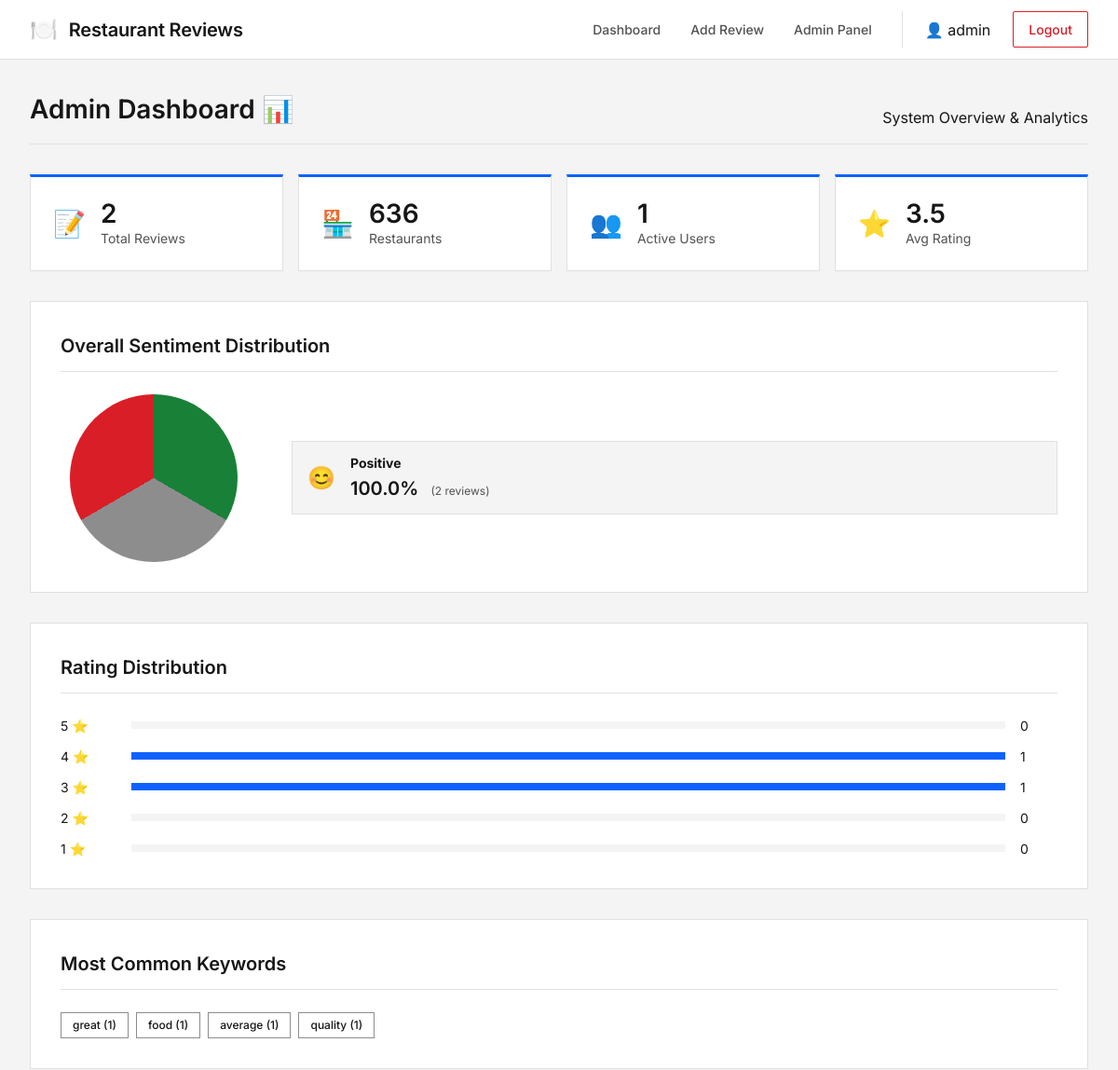
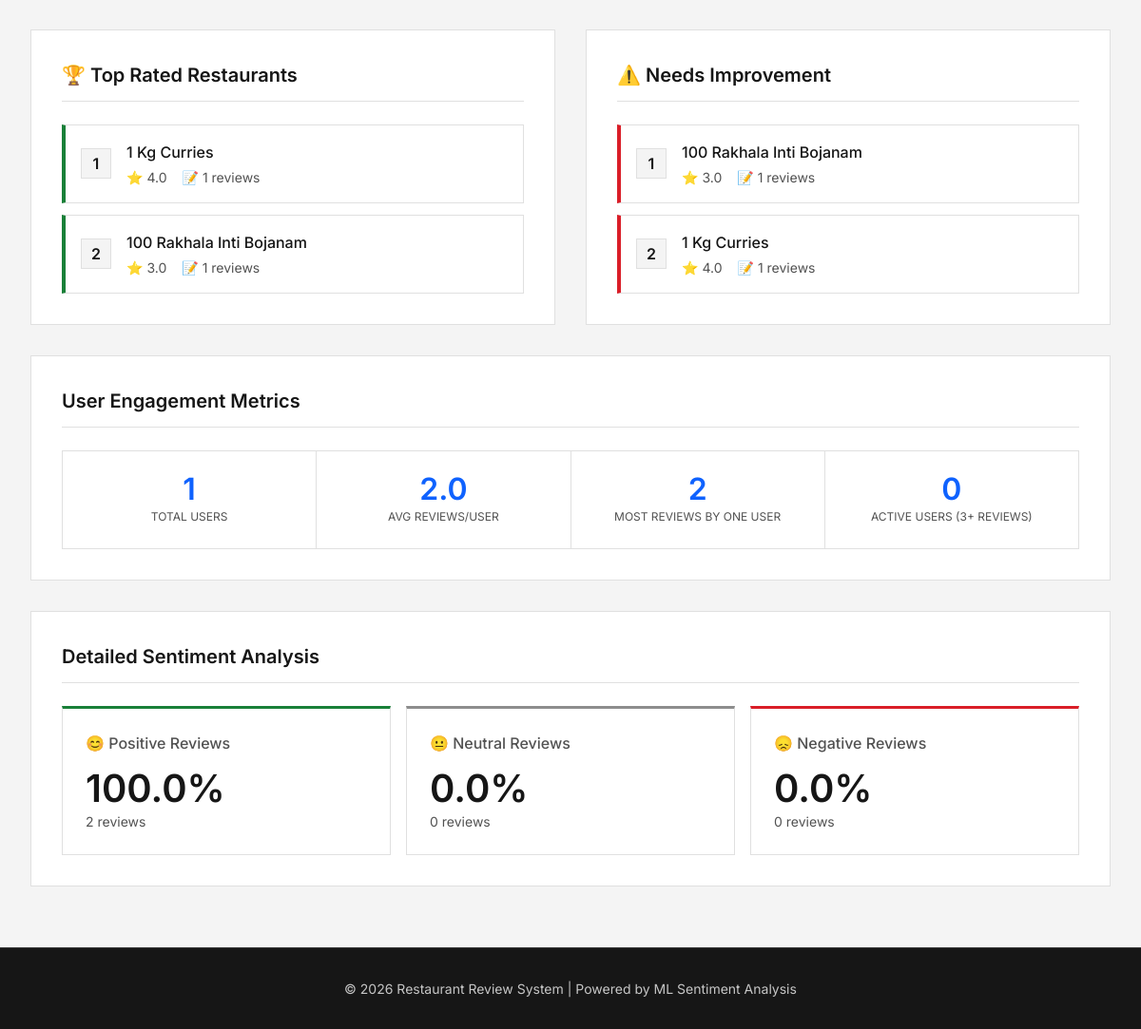
The page /admin/dashboard (signed in) on the database its author committed (2 pictures, top to bottom).
### tables this page shows
CREATE TABLE restaurants (
        id INTEGER PRIMARY KEY AUTOINCREMENT,
        name TEXT UNIQUE NOT NULL,
        cuisine TEXT,
        location TEXT,
        created_at TIMESTAMP DEFAULT CURRENT_TIMESTAMP
    );

### app.py (the view)
@app.route('/admin/dashboard')
def admin_dashboard():
    if 'user_id' not in session or not session.get('is_admin'):
        flash('Access denied!', 'error')
        return redirect(url_for('dashboard'))
    conn = get_db()
    c = conn.cursor()
    c.execute("SELECT COUNT(*) as total FROM reviews")
    total_reviews = c.fetchone()['total']
    c.execute("SELECT COUNT(*) as total FROM restaurants")
    total_restaurants = c.fetchone()['total']
    c.execute("SELECT COUNT(*) as total FROM users WHERE is_admin = 0")
    total_users = c.fetchone()['total']
    c.execute("""SELECT sentiment, COUNT(*) as count
                 FROM reviews
                 GROUP BY sentiment""")
    sentiment_dist = c.fetchall()
    c.execute("""SELECT res.name, AVG(r.rating) as avg_rating, COUNT(r.id) as review_count
                 FROM restaurants res
                 LEFT JOIN reviews r ON res.id = r.restaurant_id
                 GROUP BY res.id
                 HAVING review_count > 0
                 ORDER BY avg_rating DESC
                 LIMIT 5""")
    top_restaurants = c.fetchall()
    c.execute("""SELECT res.name, AVG(r.rating) as avg_rating, COUNT(r.id) as review_count
                 FROM restaurants res
                 LEFT JOIN reviews r ON res.id = r.restaurant_id
                 GROUP BY res.id
                 HAVING review_count > 0
                 ORDER BY avg_rating ASC
                 LIMIT 5""")
    worst_restaurants = c.fetchall()
    c.execute("SELECT * FROM reviews")
    all_reviews = c.fetchall()
    conn.close()
    analytics_data = analytics_engine.generate_insights(all_reviews)
    return render_template('admin_dashboard.html',
                         total_reviews=total_reviews,
                         total_restaurants=total_restaurants,
                         total_users=total_users,
                         sentiment_dist=sentiment_dist,
                         top_restaurants=top_restaurants,
                         worst_restaurants=worst_restaurants,
                         analytics=analytics_data)

### analytics.py (called while the page is built)
    def generate_insights(self, reviews):
        if not reviews or len(reviews) == 0:
            return self._empty_insights()
        insights = {
            'total_reviews': len(reviews),
            'avg_rating': self._calculate_avg_rating(reviews),
            'sentiment_breakdown': self._get_sentiment_breakdown(reviews),
            'rating_distribution': self._get_rating_distribution(reviews),
            'top_keywords': self._extract_top_keywords(reviews),
            'trends': self._analyze_trends(reviews),
            'user_engagement': self._analyze_user_engagement(reviews),
            'satisfaction_score': self.calculate_satisfaction_score(reviews)
        }
        return insights

    def _calculate_avg_rating(self, reviews):
        ratings = [r['rating'] for r in reviews]
        return round(sum(ratings) / len(ratings), 2) if ratings else 0

    def _get_sentiment_breakdown(self, reviews):
        sentiments = [r['sentiment'] for r in reviews]
        counter = Counter(sentiments)
        total = len(reviews)
        return {
            'positive': round(counter.get('positive', 0) / total * 100, 1),
            'neutral': round(counter.get('neutral', 0) / total * 100, 1),
            'negative': round(counter.get('negative', 0) / total * 100, 1),
            'positive_count': counter.get('positive', 0),
            'neutral_count': counter.get('neutral', 0),
            'negative_count': counter.get('negative', 0)
        }

    def _get_rating_distribution(self, reviews):
        ratings = [r['rating'] for r in reviews]
        counter = Counter(ratings)
        return {
            1: counter.get(1, 0),
            2: counter.get(2, 0),
            3: counter.get(3, 0),
            4: counter.get(4, 0),
            5: counter.get(5, 0)
        }

    def _extract_top_keywords(self, reviews, top_n=10):
        all_keywords = []
        for review in reviews:
            if review['keywords']:
                try:
                    keywords = json.loads(review['keywords'])
                    all_keywords.extend(keywords)
                except:
                    pass
        counter = Counter(all_keywords)
        return [{'word': word, 'count': count}
                for word, count in counter.most_common(top_n)]

### app.py (called while the page is built)
def get_db():
    conn = sqlite3.connect(DATABASE)
    conn.row_factory = sqlite3.Row
    return conn

### templates/admin_dashboard.html (shortened to what this page needs)
{% extends "base.html" %}
{% block content %}
<div class="container">
    <div class="page-header">
        <h1>Admin Dashboard 📊</h1>
        <p>System Overview & Analytics</p>
    </div>
    <div class="metrics-grid">
        <div class="metric-card">
            <div class="metric-icon">📝</div>
            <div class="metric-info">
                <div class="metric-value">{{ total_reviews }}</div>
                <div class="metric-label">Total Reviews</div>
            </div>
        </div>
        <div class="metric-card">
            <div class="metric-icon">🏪</div>
            <div class="metric-info">
                <div class="metric-value">{{ total_restaurants }}</div>
                <div class="metric-label">Restaurants</div>
            </div>
        </div>
        <div class="metric-card">
            <div class="metric-icon">👥</div>
            <div class="metric-info">
                <div class="metric-value">{{ total_users }}</div>
                <div class="metric-label">Active Users</div>
            </div>
        </div>
        <div class="metric-card">
            <div class="metric-icon">⭐</div>
            <div class="metric-info">
                <div class="metric-value">{{ analytics.avg_rating }}</div>
                <div class="metric-label">Avg Rating</div>
            </div>
        </div>
    </div>
    <div class="admin-section">
        <h2>Overall Sentiment Distribution</h2>
        <div class="sentiment-overview">
            <div class="sentiment-chart">
                <div class="pie-chart">
                    {% set total = sentiment_dist|length %}
                </div>
            </div>
            <div class="sentiment-stats">
                {% for sentiment in sentiment_dist %}
                <div class="sentiment-stat">
                    <div class="sentiment-icon">
                        {% if sentiment.sentiment == 'positive' %}😊
                        {% elif sentiment.sentiment == 'negative' %}😞
                        {% else %}😐{% endif %}
                    </div>
                    <div class="sentiment-details">
                        <strong>{{ sentiment.sentiment|capitalize }}</strong>
                        <span class="sentiment-percentage">
                            {{ (sentiment.count / total_reviews * 100)|round(1) }}%
                        </span>
                        <span class="sentiment-total">({{ sentiment.count }} reviews)</span>
                    </div>
                </div>
                {% endfor %}
            </div>
        </div>
    </div>
    <div class="admin-section">
        <h2>Rating Distribution</h2>
        <div class="rating-chart">
            {% set max_count = analytics.rating_distribution.values()|max %}
            {% for rating in [5, 4, 3, 2, 1] %}
            <div class="rating-row">
                <span class="rating-label">{{ rating }} ⭐</span>
                <div class="rating-bar-container">
                    <div class="rating-bar"
                         style="width: {{ (analytics.rating_distribution[rating] / max_count * 100)|round if max_count > 0 else 0 }}%">
                    </div>
                </div>
                <span class="rating-count">{{ analytics.rating_distribution[rating] }}</span>
            </div>
            {% endfor %}
        </div>
    </div>
    <div class="admin-section">
        <h2>Most Common Keywords</h2>
        <div class="keywords-cloud">
            {% for keyword in analytics.top_keywords %}
            <span class="keyword-bubble" style="font-size: {{ 12 + (keyword.count / 2)|int }}px">
                {{ keyword.word }} ({{ keyword.count }})
            </span>
            {% endfor %}
        </div>
    </div>
    <div class="restaurants-comparison">
        <div class="admin-section">
            <h2>🏆 Top Rated Restaurants</h2>
            <div class="restaurant-rankings">
                {% for restaurant in top_restaurants %}
                <div class="ranking-item ranking-top">
                    <div class="ranking-position">{{ loop.index }}</div>
                    <div class="ranking-info">
                        <strong>{{ restaurant.name }}</strong>
                        <div class="ranking-stats">
                            <span>⭐ {{ restaurant.avg_rating|round(2) }}</span>
                            <span>📝 {{ restaurant.review_count }} reviews</span>
                        </div>
                    </div>
                </div>
                {% endfor %}
            </div>
        </div>
        <div class="admin-section">
            <h2>⚠️ Needs Improvement</h2>
            <div class="restaurant-rankings">
                {% for restaurant in worst_restaurants %}
                <div class="ranking-item ranking-bottom">
                    <div class="ranking-position">{{ loop.index }}</div>
                    <div class="ranking-info">
                        <strong>{{ restaurant.name }}</strong>
                        <div class="ranking-stats">
                            <span>⭐ {{ restaurant.avg_rating|round(2) }}</span>
                            <span>📝 {{ restaurant.review_count }} reviews</span>
                        </div>
                    </div>
                </div>
                {% endfor %}
            </div>
        </div>
    </div>
    {% if analytics.user_engagement %}
    <div class="admin-section">
        <h2>User Engagement Metrics</h2>
        <div class="engagement-grid">
            <div class="engagement-card">
                <div class="engagement-value">{{ analytics.user_engagement.total_users }}</div>
                <div class="engagement-label">Total Users</div>
            </div>
            <div class="engagement-card">
                <div class="engagement-value">{{ analytics.user_engagement.avg_reviews_per_user }}</div>
                <div class="engagement-label">Avg Reviews/User</div>
            </div>
            <div class="engagement-card">
                <div class="engagement-value">{{ analytics.user_engagement.max_reviews_by_user }}</div>
                <div class="engagement-label">Most Reviews by One User</div>
            </div>
            <div class="engagement-card">
                <div class="engagement-value">{{ analytics.user_engagement.active_users }}</div>
                <div class="engagement-label">Active Users (3+ reviews)</div>
            </div>
        </div>
    </div>
    {% endif %}
    <div class="admin-section">
        <h2>Detailed Sentiment Analysis</h2>
        <div class="sentiment-details-grid">
            <div class="detail-card positive">
                <h3>😊 Positive Reviews</h3>
                <div class="detail-stats">
                    <div class="detail-percentage">
                        {{ analytics.sentiment_breakdown.positive }}%
                    </div>
                    <div class="detail-count">
                        {{ analytics.sentiment_breakdown.positive_count }} reviews
                    </div>
                </div>
            </div>
            <div class="detail-card neutral">
                <h3>😐 Neutral Reviews</h3>
                <div class="detail-stats">
                    <div class="detail-percentage">
                        {{ analytics.sentiment_breakdown.neutral }}%
                    </div>
                    <div class="detail-count">
                        {{ analytics.sentiment_breakdown.neutral_count }} reviews
                    </div>
                </div>
            </div>
            <div class="detail-card negative">
                <h3>😞 Negative Reviews</h3>
                <div class="detail-stats">
                    <div class="detail-percentage">
                        {{ analytics.sentiment_breakdown.negative }}%
                    </div>
                    <div class="detail-count">
                        {{ analytics.sentiment_breakdown.negative_count }} reviews
                    </div>
                </div>
            </div>
        </div>
    </div>
</div>
{% endblock %}

### rows shown on the page
restaurants: name "1 Kg Curries", avg_rating "4.0", review_count "1"
restaurants: name "100 Rakhala Inti Bojanam", avg_rating "3.0", review_count "1"

### other values the page prints
{{ session.username }} "admin"
{{ total_reviews }} "2"
{{ total_restaurants }} "636"
{{ total_users }} "1"
{{ analytics.avg_rating }} "3.5"
{{ sentiment.sentiment|capitalize }} "Positive"
{{ (sentiment.count / total_reviews * 100)|round(1) }} "100.0"
{{ sentiment.count }} "2"
{{ rating }} "5" "4" "3" "2" "1"
{{ analytics.rating_distribution[rating] }} "0" "1" "1" "0" "0"
{{ keyword.word }} "great" "food" "average" "quality"
{{ keyword.count }} "1" "1" "1" "1"
{{ analytics.user_engagement.total_users }} "1"
{{ analytics.user_engagement.avg_reviews_per_user }} "2.0"
{{ analytics.user_engagement.max_reviews_by_user }} "2"
